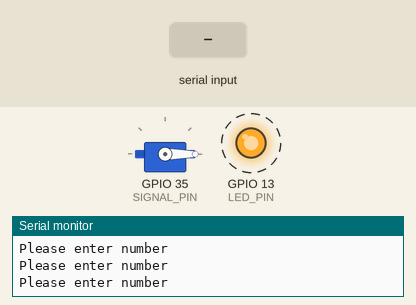
Recording of a sketch running on a simulated ESP32. Shown: servo, output pins drawn as LEDs (lit = HIGH), the last lines printed to the serial monitor. Dashed ring = blinking. Inputs (shaded band) come from the test bench.

Above: at 1.65 s.
1.7 s: "90,45\n" received over Serial
At 2.05 s:
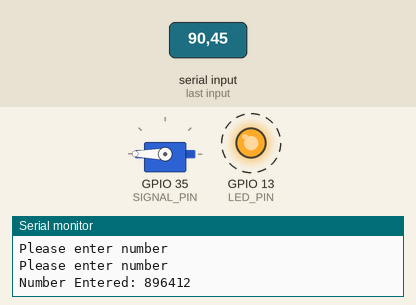
4.7 s: "5\n" received over Serial
At 5.05 s:
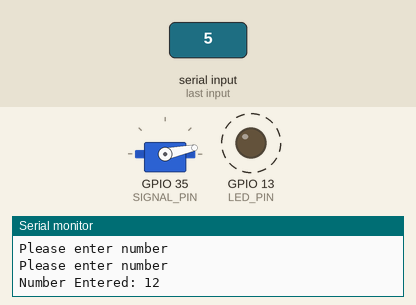
7.7 s: "90\n" received over Serial
At 8.05 s:
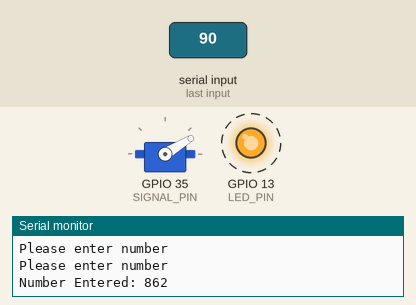
10.7 s: "200\n" received over Serial
At 10.85 s:
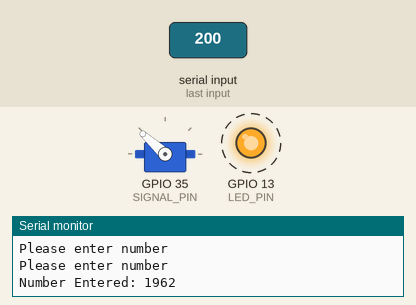
13.7 s: "30,150\n" received over Serial
At 14.26 s:
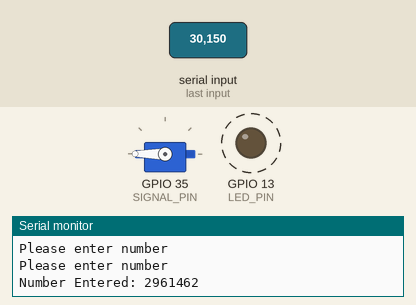
Timing chart, 0 to 17.7 s (numbered marks = the images above; inputs shaded):
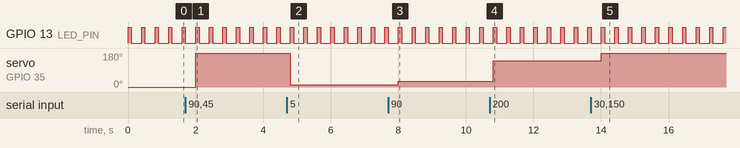

Measured:
- after the input at 1.7 s, servo on GPIO 35 (SIGNAL_PIN): 0° → 180° after 0.30 s
- after the input at 4.7 s, servo on GPIO 35 (SIGNAL_PIN): 180° → 12° after 0.10 s
- after the input at 7.7 s, servo on GPIO 35 (SIGNAL_PIN): 12° → 31° after 0.31 s
- after the input at 10.7 s, servo on GPIO 35 (SIGNAL_PIN): 31° → 138° after 0.11 s
- after the input at 13.7 s, servo on GPIO 35 (SIGNAL_PIN): 138° → 180° after 0.31 s
- by itself, GPIO 13 (LED_PIN): alternates HIGH for 0.10 s and LOW for 0.30 s

The sketch:

RC_write.ino
```cpp
#include <PWMServo.h>

int LED_PIN = 13;      // select the pin for the LED
int SIGNAL_PIN = 35;
int DELAY_LED = 100;  // variable to store the value coming from the sensor
int DELAY_LOOP = 300;  // variable to store the value coming from the sensor

PWMServo myservo;  // create servo object to control a servo

int incoming_num = 0;

void setup() {
	Serial.begin(115200);
	myservo.attach(SIGNAL_PIN);         // attaches the servo on pin 9 to the servo object
	pinMode(LED_PIN, OUTPUT);
	//myservo.attach(SIGNAL_PIN, 1000, 2000); // some motors need min/max setting
}

void loop() {
	// val = analogRead(potpin);            // reads the value of the potentiometer (value between 0 and 1023)
	// val = map(val, 0, 1023, 0, 179);     // scale it to use it with the servo (value between 0 and 180)

	check_key();

	myservo.write(incoming_num);                  // sets the servo position according to the scaled value
// analogWrite
	digitalWrite(LED_PIN, HIGH);
	delay(DELAY_LED);
	digitalWrite(LED_PIN, LOW);

	delay(DELAY_LOOP);                           // waits for the servo to get there
}

void check_key(){

	if (Serial.available() > 0) {

		// read ascii char and convert to int representation
		incoming_num = Serial.read() - '0';
		while(Serial.available() > 0){
			incoming_num = incoming_num * 10 + int(Serial.read() - '0');
		}

		Serial.print(F("Number Entered: "));
		Serial.println(incoming_num);
	} else{
		Serial.println(F("Please enter number"));
	}
}
```
